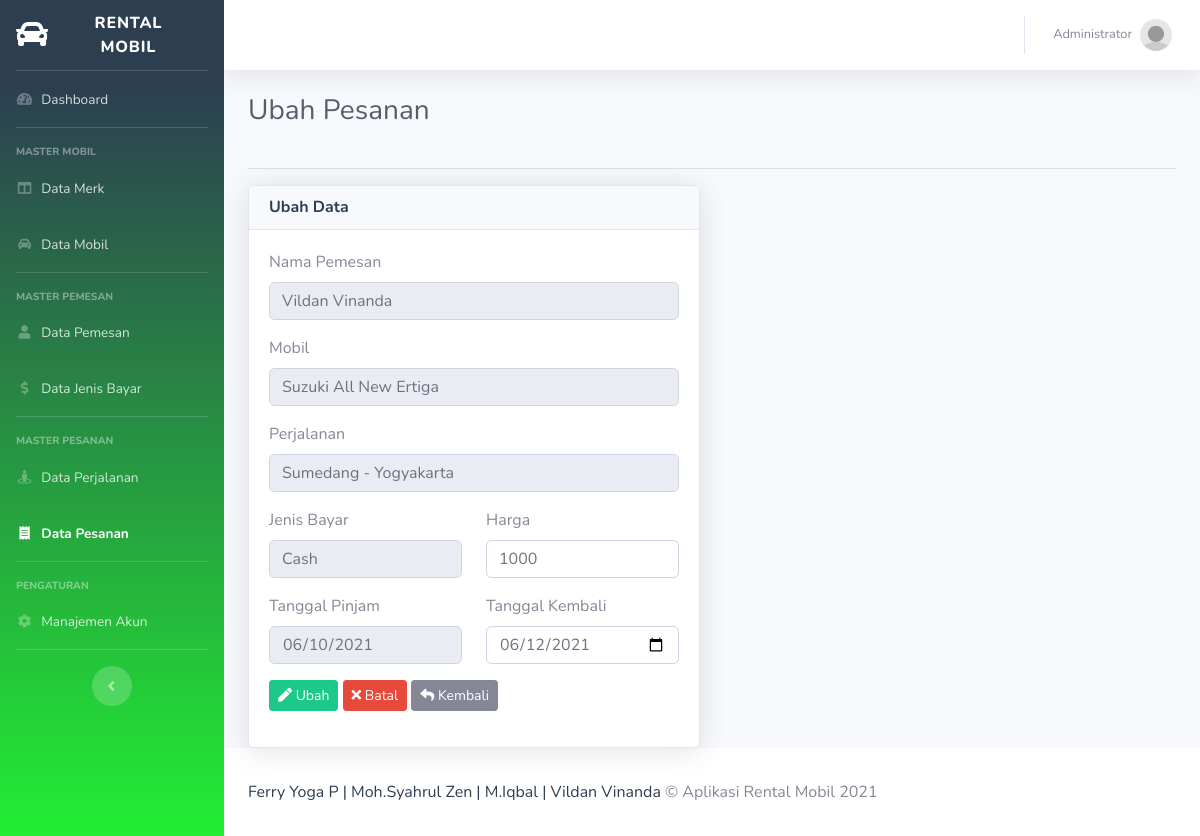
The page /reisego/pesanan/ubah/9 (signed in) on the database its author committed.
### tables this page shows
CREATE TABLE `tbl_pemesan` (
  `id` int(11) NOT NULL,
  `nama` varchar(50) DEFAULT NULL,
  `alamat` varchar(100) DEFAULT NULL,
  `jenis_kelamin` enum('L','P') DEFAULT NULL,
  `foto` varchar(100) DEFAULT NULL
);

CREATE TABLE `tbl_mobil` (
  `id` int(11) NOT NULL,
  `nama` varchar(30) DEFAULT NULL,
  `warna` varchar(20) DEFAULT NULL,
  `no_polisi` varchar(10) DEFAULT NULL,
  `jumlah_kursi` int(1) DEFAULT NULL,
  `tahun_beli` int(4) DEFAULT NULL,
  `gambar` varchar(100) DEFAULT NULL,
  `id_merk` int(11) DEFAULT NULL
);

CREATE TABLE `tbl_perjalanan` (
  `id` int(11) NOT NULL,
  `asal` varchar(20) DEFAULT NULL,
  `tujuan` varchar(20) DEFAULT NULL,
  `jarak` int(3) DEFAULT NULL
);

CREATE TABLE `tbl_jenis_bayar` (
  `id` int(11) NOT NULL,
  `jenis_bayar` varchar(20) DEFAULT NULL
);

CREATE TABLE `tbl_pesanan` (
  `id` int(11) NOT NULL,
  `harga` int(11) DEFAULT NULL,
  `tgl_pinjam` date DEFAULT NULL,
  `tgl_kembali` date DEFAULT NULL,
  `id_pemesan` int(11) DEFAULT NULL,
  `id_mobil` int(11) DEFAULT NULL,
  `id_perjalanan` int(11) DEFAULT NULL,
  `id_jenis_bayar` int(11) DEFAULT NULL
);

### reisego/controllers/C_Pesanan.php (called while the page is built, shortened)
<?php
class C_Pesanan extends Controller {
	public function __construct(){
		$this->pesanan = $this->model('M_Pesanan');
		$this->j_bayar = $this->model('M_Jenis_Bayar');
		$this->mobil = $this->model('M_Mobil');
		$this->pemesan = $this->model('M_Pemesan');
		$this->perjalanan = $this->model('M_Perjalanan');
	}
	public function ubah($id){
		$pesanan = $this->pesanan->lihat_id($id)->fetch_object();
		$id_pemesan = $pesanan->id_pemesan;
		$id_mobil = $pesanan->id_mobil;
		$id_perjalanan = $pesanan->id_perjalanan;
		$id_jenis_bayar = $pesanan->id_jenis_bayar;
		$data = [
			'aktif' => 'pesanan',
			'judul' => 'Ubah Pesanan',
			'pemesan' => $this->pemesan->lihat_id($id_pemesan)->fetch_object(),
			'mobil' => $this->mobil->lihat_id($id_mobil)->fetch_object(),
			'perjalanan' => $this->perjalanan->lihat_id($id_perjalanan)->fetch_object(),
			'jenis_bayar' => $this->j_bayar->lihat_id($id_jenis_bayar)->fetch_object(),
			'pesanan' => $pesanan
		];
		$this->view('pesanan/ubah', $data);
	}
}

### reisego/index.php (called while the page is built, shortened)
<?php
require_once BASEPATH . DS . 'core' . DS . 'Controller.php';
require_once BASEPATH . DS . 'core' . DS . 'Database.php';
require_once BASEPATH . DS . 'core' . DS . 'Model.php';
new Route();
?>

### reisego/functions/url_function.php (called while the page is built, shortened)
<?php
function base_url($path = null){
	if(isset($path)){
		$path = filter_var($path, FILTER_SANITIZE_URL);
		$path = rtrim($path, '/');
		return BASE_URL . $path;
	}
	return BASE_URL;
}

### reisego/core/Database.php (called while the page is built, shortened)
<?php
class Database {
	public function __construct(){
		$this->_koneksi = new mysqli(DB_HOST, DB_USER, DB_PASS, DB_NAME);
	}
	public function query($query){
		return $this->_koneksi->query($query);
	}
}

### reisego/core/Model.php (called while the page is built, shortened)
<?php
class Model {
	public function __construct(){
		$this->db = new Database();
	}
	public function get_where($table, $where = [], $kolom = []){
		if (count($kolom) == 0) {
			$this->_query = "SELECT * FROM {$table}";
		}
		$this->_query = $this->_query . " WHERE ";
		$i = 0;
		$total = count($where);
		foreach ($where as $key => $value) {
			$this->_query = $this->_query . "{$key} = '{$value}'";
		}
	}
	public function setQuery($query){
		$this->_query = $query;
	}
	public function execute(){
		return $this->db->query($this->_query);
	}
}

### reisego/models/M_Pesanan.php (called while the page is built, shortened)
<?php
class M_Pesanan extends Model{
	public function lihat_id($id){
		$query = $this->execute();
		return $query;
	}
}

### reisego/models/M_Pemesan.php (called while the page is built, shortened)
<?php
class M_Pemesan extends Model {
	public function lihat_id($id){
		$query = $this->execute();
		return $query;
	}
}

### reisego/models/M_Mobil.php (called while the page is built, shortened)
<?php
class M_Mobil extends Model {
	public function lihat_id($id){
		$query = $this->execute();
		return $query;
	}
}

### reisego/models/M_Perjalanan.php (called while the page is built, shortened)
<?php
class M_Perjalanan extends Model{
	public function lihat_id($id){
		$query = $this->execute();
		return $query;
	}
}

### reisego/models/M_Jenis_Bayar.php (called while the page is built, shortened)
<?php
class M_Jenis_Bayar extends Model{
	public function lihat_id($id){
		$query = $this->execute();
		return $query;
	}
}

### reisego/views/pesanan/ubah.php (the view, shortened to what this page needs)
<!DOCTYPE html>
<html lang="en">
<head>
	<link href="<?= base_url('sb-admin-2/') ?>/vendor/fontawesome-free/css/all.min.css" rel="stylesheet" type="text/css">
	<link href="<?= base_url('sb-admin-2/') ?>/css/sb-admin-2.min.css" rel="stylesheet">
	<link href="<?= base_url('sb-admin-2/') ?>/vendor/datatables/dataTables.bootstrap4.min.css" rel="stylesheet">
</head>
<body id="page-top">
	<div id="wrapper">
	<div id="content-wrapper" class="d-flex flex-column">
		<div id="content">
			<div class="container-fluid">
				<div class="row">
					<div class="col-sm-12">
						<div class="clearfix">
							<div class="float-left">
								<h1 class="h3 mb-4 text-gray-800">Ubah Pesanan</h1>
							</div>
						</div>
						<hr>
					</div>
				</div>
				<div class="row">
					<div class="col-sm-6">
						<div class="card shadow">
							<div class="card-header">
								<h6 class="m-0 font-weight-bold text-primary">Ubah Data</h6>
							</div>
							<div class="card-body">
								<form method="POST" action="<?= base_url('pesanan/proses_ubah/' . $pesanan->id) ?>" enctype="multipart/form-data">
								  	<div class="form-group">
								  		<label for="id_pemesan">Nama Pemesan</label>
								  		<input type="text" disabled="disabled" class="form-control" value="<?= $pemesan->nama ?>">
								  	</div>
								  	<div class="form-group">
								  		<label for="id_mobil">Mobil</label>
								  		<input type="text" disabled="disabled" class="form-control" value="<?= $mobil->nama ?>">
								  	</div>
									<div class="form-group">
								  		<label for="id_perjalanan">Perjalanan</label>
								  		<input type="text" disabled="disabled" class="form-control" value="<?= $perjalanan->asal . ' - ' . $perjalanan->tujuan ?>">
								  	</div>
								  	<div class="row">
								  		<div class="col-md-6">
								  			<div class="form-group">
										  		<label for="id_jenis_bayar">Jenis Bayar</label>
										  		<input type="text" disabled="disabled" class="form-control" value="<?= $jenis_bayar->jenis_bayar ?>">
										  	</div>
								  		</div>
								  		<div class="col-md-6">
								  			<div class="form-group">
										  		<label for="harga">Harga</label>
										  		<input type="number" name="harga" id="harga" value="<?= $pesanan->harga ?>" placeholder="ketik" required="required" autocomplete="off" class="form-control">
										  	</div>
								  		</div>
								  	</div>
									<div class="row">
										<div class="col-md-6">
											<div class="form-group">
										  		<label for="tgl_pinjam">Tanggal Pinjam</label>
										  		<input type="date" value="<?= $pesanan->tgl_pinjam ?>" disabled="disabled" name="tgl_pinjam" id="tgl_pinjam" required="required" autocomplete="off" class="form-control">
										  	</div>
									  	</div>
										<div class="col-md-6">
											<div class="form-group">
										  		<label for="tgl_kembali">Tanggal Kembali</label>
										  		<input type="date" name="tgl_kembali" value="<?= $pesanan->tgl_kembali ?>" id="tgl_kembali" required="required" autocomplete="off" class="form-control">
										  	</div>
									  	</div>
									</div>
								  	<div class="form-group">
										<button type="submit" class="btn btn-sm btn-success" name="ubah"><i class="fa fa-pen"></i> Ubah</button>
										<button type="reset" class="btn btn-sm btn-danger"><i class="fa fa-times"></i> Batal</button>
										<a href="index.php" class="btn btn-sm btn-secondary"><i class="fa fa-reply"></i> Kembali</a>
								  	</div>
								</form>
							</div>
						</div>
					</div>
				</div>
			</div>
		</div>
	</div>
	</div>
</body>
</html>

### rows shown on the page
tbl_pemesan: nama "Vildan Vinanda"
tbl_mobil: nama "Suzuki All New Ertiga"
tbl_perjalanan: asal+tujuan "Sumedang - Yogyakarta"
tbl_jenis_bayar: jenis_bayar "Cash"
tbl_pesanan: harga "1000", tgl_pinjam "06/10/2021", tgl_kembali "06/12/2021"

### other values the page prints
$_SESSION['login']['nama'] "Administrator"
